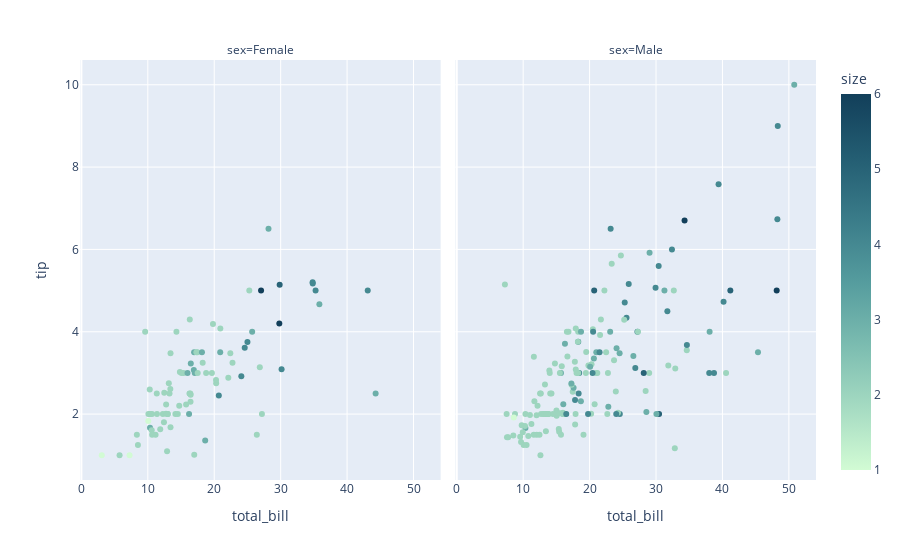

Notebook code cell kept with this figure:
### Code cell
import plotly.express as px
df = px.data.tips()
fig = px.scatter(df, x="total_bill", y="tip", color="size", facet_col="sex",
           color_continuous_scale=px.colors.sequential.Darkmint)
fig.show()

### Figure 1 — Plotly figure (JSON) as saved in the notebook; plotly's stock layout.template omitted (floating-point values rounded to 4 significant figures; data arrays with more than 128 entries replaced by an {"elided": "..."} marker saying what was removed)
{"data": [{"hoverlabel": {"namelength": 0}, "hovertemplate": "sex=Female<br>total_bill=%{x}<br>tip=%{y}<br>size=%{marker.color}", "legendgroup": "", "marker": {"color": [2, 4, 4, 2, 3, 3, 2, 2, 2, 2, 4, 3, 2, 4, 2, 2, 1, 3, 2, 2, 2, 1, 4, 2, 2, 2, 2, 2, 3, 2, 2, 2, 1, 3, 2, 2, 2, 4, 2, 2, 6, 2, 2, 2, 2, 2, 2, 2, 2, 2, 2, 2, 6, 2, 2, 3, 2, 5, 4, 2, 3, 2, 2, 2, 2, 3, 3, 2, 4, 2, 2, 2, 2, 3, 2, 2, 3, 2, 4, 2, 3, 2, 2, 2, 3, 2, 2], "coloraxis": "coloraxis", "symbol": "circle"}, "mode": "markers", "name": "", "showlegend": false, "type": "scatter", "x": [16.99, 24.59, 35.26, 14.83, 10.33, 16.97, 20.29, 15.77, 19.65, 15.06, 20.69, 16.93, 10.29, 34.81, 26.41, 16.45, 3.07, 17.07, 26.86, 25.28, 14.73, 10.07, 34.83, 5.75, 16.32, 22.75, 11.35, 15.38, 44.3, 22.42, 20.92, 14.31, 7.25, 25.71, 17.31, 10.65, 12.43, 24.08, 13.42, 12.48, 29.8, 14.52, 11.38, 20.27, 11.17, 12.26, 18.26, 8.51, 10.33, 14.15, 13.16, 17.47, 27.05, 16.43, 8.35, 18.64, 11.87, 29.85, 25, 13.39, 16.21, 17.51, 10.59, 10.63, 9.6, 20.9, 18.15, 19.81, 43.11, 13, 12.74, 13, 16.4, 16.47, 12.76, 13.27, 28.17, 12.9, 30.14, 13.42, 15.98, 16.27, 10.09, 22.12, 35.83, 27.18, 18.78], "xaxis": "x", "y": [1.01, 3.61, 5, 3.02, 1.67, 3.5, 2.75, 2.23, 3, 3, 2.45, 3.07, 2.6, 5.2, 1.5, 2.47, 1, 3, 3.14, 5, 2.2, 1.83, 5.17, 1, 4.3, 3.25, 2.5, 3, 2.5, 3.48, 4.08, 4, 1, 4, 3.5, 1.5, 1.8, 2.92, 1.68, 2.52, 4.2, 2, 2, 2.83, 1.5, 2, 3.25, 1.25, 2, 2, 2.75, 3.5, 5, 2.3, 1.5, 1.36, 1.63, 5.14, 3.75, 2.61, 2, 3, 1.61, 2, 4, 3.5, 3.5, 4.19, 5, 2, 2.01, 2, 2.5, 3.23, 2.23, 2.5, 6.5, 1.1, 3.09, 3.48, 3, 2.5, 2, 2.88, 4.67, 2, 3], "yaxis": "y"}, {"hoverlabel": {"namelength": 0}, "hovertemplate": "sex=Male<br>total_bill=%{x}<br>tip=%{y}<br>size=%{marker.color}", "legendgroup": "", "marker": {"color": {"elided": "157 int values"}, "coloraxis": "coloraxis", "symbol": "circle"}, "mode": "markers", "name": "", "showlegend": false, "type": "scatter", "x": {"elided": "157 float values"}, "xaxis": "x2", "y": {"elided": "157 float values"}, "yaxis": "y2"}], "layout": {"annotations": [{"font": {}, "showarrow": false, "text": "sex=Female", "x": 0.245, "xanchor": "center", "xref": "paper", "y": 1, "yanchor": "bottom", "yref": "paper"}, {"font": {}, "showarrow": false, "text": "sex=Male", "x": 0.755, "xanchor": "center", "xref": "paper", "y": 1, "yanchor": "bottom", "yref": "paper"}], "coloraxis": {"colorbar": {"title": {"text": "size"}}, "colorscale": [[0, "rgb(210, 251, 212)"], [0.1667, "rgb(165, 219, 194)"], [0.3333, "rgb(123, 188, 176)"], [0.5, "rgb(85, 156, 158)"], [0.6667, "rgb(58, 124, 137)"], [0.8333, "rgb(35, 93, 114)"], [1, "rgb(18, 63, 90)"]]}, "legend": {"tracegroupgap": 0}, "margin": {"t": 60}, "xaxis": {"anchor": "y", "domain": [0, 0.49], "title": {"text": "total_bill"}}, "xaxis2": {"anchor": "y2", "domain": [0.51, 1], "matches": "x", "title": {"text": "total_bill"}}, "yaxis": {"anchor": "x", "domain": [0, 1], "title": {"text": "tip"}}, "yaxis2": {"anchor": "x2", "domain": [0, 1], "matches": "y", "showticklabels": false}}}
